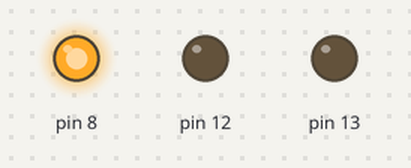
Simulated run of this sketch. Board: Arduino Uno, built with avr-gcc and run on an emulated ATmega328P. Parts: output pins drawn as LEDs (lit = HIGH).

Above: at 0.1 s.
At 3.9 s:
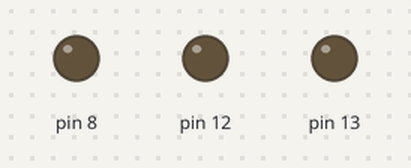
At 7.7 s:
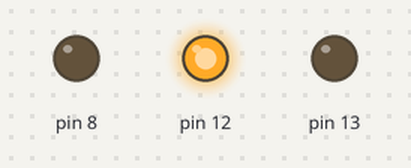
At 15.3 s:
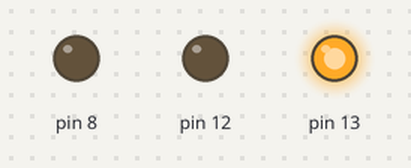
Timing chart, 0 to 15.6 s (numbered marks = the images above):
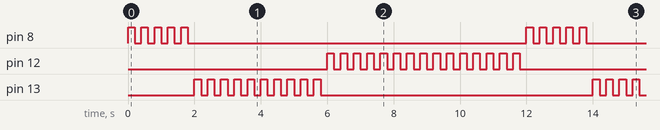

The sketch:

LEDBlinks.ino
```cpp
void setup() {
  // put your setup code here, to run once:
  pinMode(8, OUTPUT);
  pinMode(12, OUTPUT);
  pinMode(13, OUTPUT);
}

void loop() {
  // put your main code here, to run repeatedly:
  redBlinks();
  blueBlinks();
  greenBlinks();
}

void redBlinks() {
  for (int i = 0; i < 5; i++){
    digitalWrite(8, HIGH);
    delay(200);
    digitalWrite(8, LOW);
    delay(200);
  }
}

void blueBlinks() {
  for (int i = 0; i < 10; i++){
    digitalWrite(13, HIGH);
    delay(200);
    digitalWrite(13, LOW);
    delay(200);
  }
}

void greenBlinks() {
  for (int i = 0; i < 15; i++){
    digitalWrite(12, HIGH);
    delay(200);
    digitalWrite(12, LOW);
    delay(200);
  }
}
```

Measured:
- by itself, pin 8: repeats every 12.0 s: 4 × (LOW 0.20 s, HIGH 0.20 s), LOW 10.2 s, HIGH 0.20 s
- by itself, pin 12: moves between LOW and HIGH, repeating every 12.0 s
- by itself, pin 13: repeats every 12.0 s: 9 × (LOW 0.20 s, HIGH 0.20 s), LOW 8.2 s, HIGH 0.20 s
